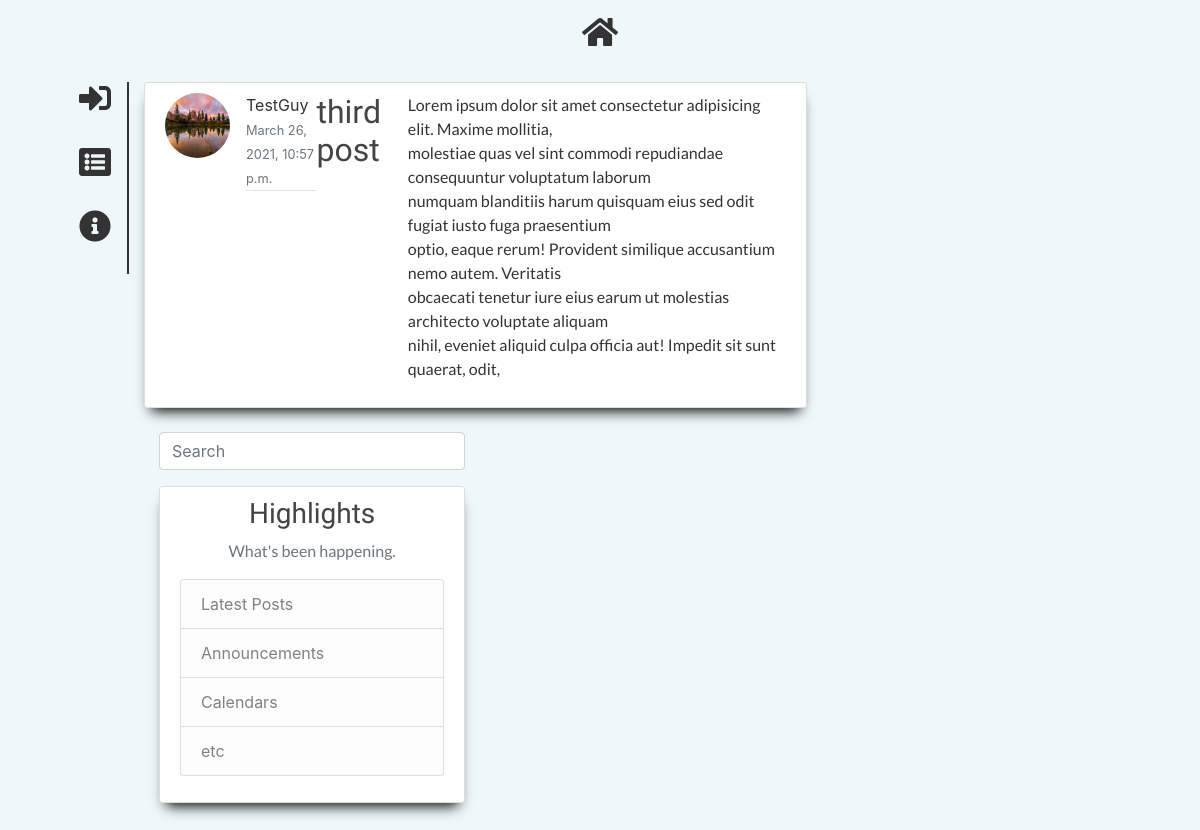
Screenshot of /post/15/ with the database file from the repository.
### blog/models.py (models this page shows, shortened)
class Post(models.Model):
  title = models.CharField(max_length=100)
  author = models.ForeignKey(User, on_delete=models.CASCADE)
  content = models.TextField()
  date_posted = models.DateTimeField(default=timezone.now)

### users/models.py (models this page shows, shortened)
class Profile(models.Model):
  user = models.OneToOneField(User, on_delete=models.CASCADE)
  image = models.ImageField(default='default.jpg', upload_to='profile_pics')

### blog/views.py (the view)
# urls.py: path('post/<int:pk>/', PostDetailView.as_view(), name="post-detail"),
class PostDetailView(DetailView):
  model = Post

### blog/templates/blog/post_detail.html (shortened to what this page needs)
{% extends 'blog/base.html' %}
{% block content %}
<article class="media content-section box-sh">
  <img class="rounded-circle article-img" src="{{ object.author.profile.image.url }}" alt="">
  <div class="media-body">
    <div class="article-metadata">
      <a class="mr-2" href="#">{{ object.author }}</a>
      <small class="text-muted">{{ object.date_posted }}</small>
      </div>
    </div>
    <h2 class="article-title">{{ object.title }}</h2>
    <p class="article-content">{{ object.content }}</p>
  </div>
{% endblock content %}

### blog/static/blog/main.css (style rules this page uses)
* { padding: 0; margin: 0; box-sizing: border-box; }
body { background-color: rgba(91, 192, 222, 0.1); color: #333333; }
h1, h2, h3, h4, h5, h6 { color: #444444; font-family: 'Ubuntu', sans-serif; }
p { font-family: 'Lato', sans-serif; }
a { color: #333; text-decoration: none; }
.content-section { background: #ffffff; padding: 10px 20px; border: 1px solid #dddddd; border-radius: 3px; margin-bottom: 20px; }
.article-title { color: #444444; }
.article-content { white-space: pre-line; }
.article-img { height: 65px; width: 65px; margin-right: 16px; }
.article-metadata { padding-bottom: 1px; margin-bottom: 4px; border-bottom: 1px solid #e3e3e3 }
.box-sh { -webkit-box-shadow: 0px 10px 13px -7px #000000, 5px 5px 15px 5px rgba(0,0,0,0); box-shadow: 0px 10px 13px -7px #000000, 5px 5px 15px 5px rgba(0,0,0,0); }

### rows the page displays
Post: author.profile.image (placeholder picture), author "TestGuy", date_posted "March 26, 2021, 10:57 p.m.", title "third post", content "Lorem ipsum dolor sit amet consectetur adipisicing elit. Maxime mollitia, molestiae quas vel sint commodi repudiandae consequuntur voluptatum laborum numquam blanditiis harum quisquam eius sed odit fugiat iusto fuga praesentium optio, eaque rerum! Provident similique accusantium nemo autem. Veritatis obcaecati tenetur iure eius earum ut molestias architecto voluptate aliquam nihil, eveniet aliquid culpa officia aut! Impedit sit sunt quaerat, odit,"
